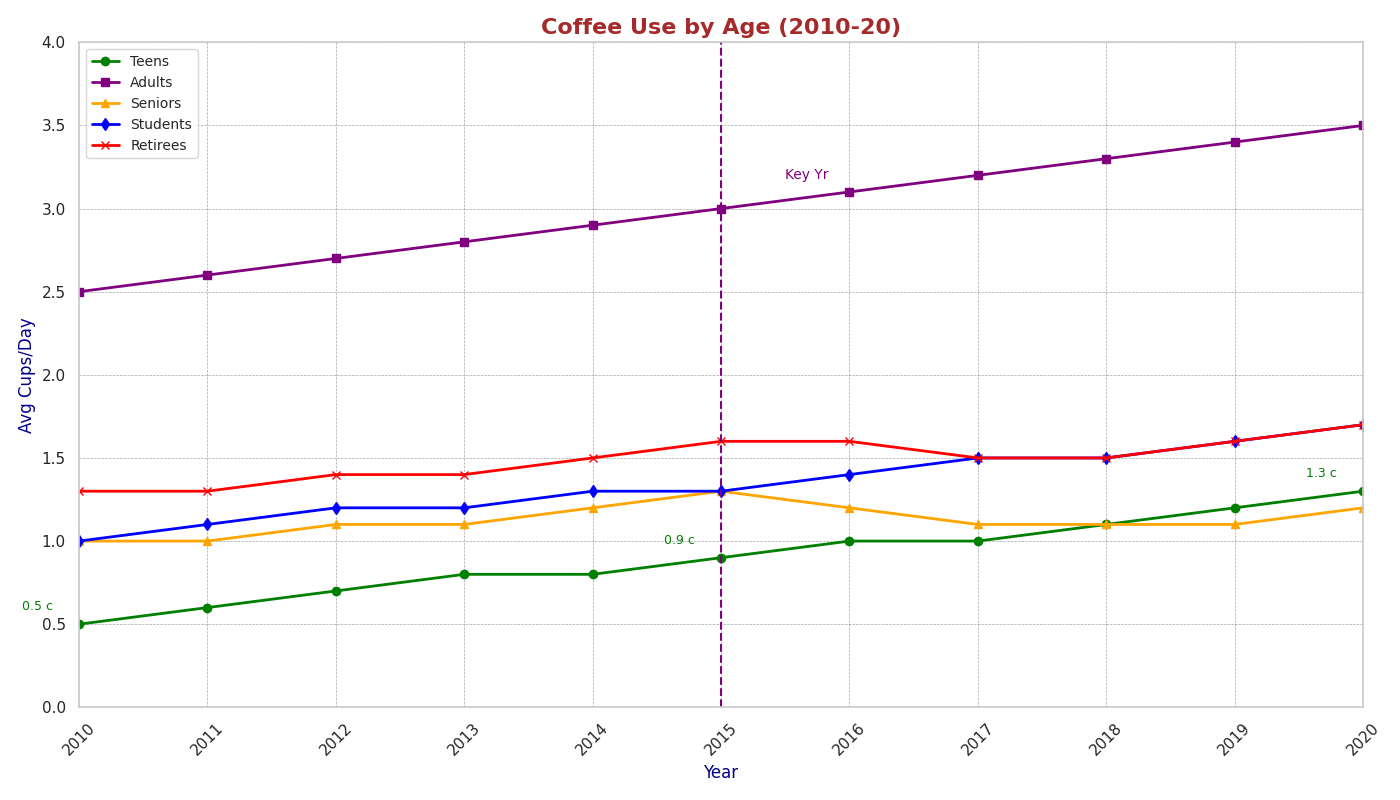

Recreate this plot in Python.
import numpy as np
import matplotlib.pyplot as plt

years = np.arange(2010, 2021)

teenagers = np.array([0.5, 0.6, 0.7, 0.8, 0.8, 0.9, 1.0, 1.0, 1.1, 1.2, 1.3])
adults = np.array([2.5, 2.6, 2.7, 2.8, 2.9, 3.0, 3.1, 3.2, 3.3, 3.4, 3.5])
seniors = np.array([1.0, 1.0, 1.1, 1.1, 1.2, 1.3, 1.2, 1.1, 1.1, 1.1, 1.2])

students = np.array([1.0, 1.1, 1.2, 1.2, 1.3, 1.3, 1.4, 1.5, 1.5, 1.6, 1.7])
retirees = np.array([1.3, 1.3, 1.4, 1.4, 1.5, 1.6, 1.6, 1.5, 1.5, 1.6, 1.7])

plt.figure(figsize=(14, 8))

plt.plot(years, teenagers, color='green', marker='o', linestyle='-', linewidth=2, label='Teens')   # Color changed to green
plt.plot(years, adults, color='purple', marker='s', linestyle='-', linewidth=2, label='Adults')   # Color changed to purple
plt.plot(years, seniors, color='orange', marker='^', linestyle='-', linewidth=2, label='Seniors') # Color changed to orange

plt.plot(years, students, color='blue', marker='d', linestyle='-', linewidth=2, label='Students') # Color changed to blue
plt.plot(years, retirees, color='red', marker='x', linestyle='-', linewidth=2, label='Retirees')  # Color changed to red

plt.title('Coffee Use by Age (2010-20)', fontsize=16, fontweight='bold', color='brown')
plt.xlabel('Year', fontsize=12, color='darkblue')
plt.ylabel('Avg Cups/Day', fontsize=12, color='darkblue')

plt.xticks(years, rotation=45)

plt.grid(True, color='gray', linestyle='--', linewidth=0.5, alpha=0.7)
plt.axvline(x=2015, linestyle='--', color='purple', linewidth=1.5)
plt.text(2015.5, 3.2, 'Key Yr', verticalalignment='center', horizontalalignment='left', color='purple', fontsize=10)

for year, cups in zip(years, teenagers):
    if year in [2010, 2015, 2020]:
        plt.annotate(f'{cups} c', xy=(year, cups), textcoords='offset points', xytext=(-30, 10), ha='center', fontsize=9, color='green') # Updated annotation color to match teenagers' line

plt.xlim(2010, 2020)
plt.ylim(0, 4)

plt.legend(loc='upper left', fontsize=10)
plt.tight_layout()
plt.show()
